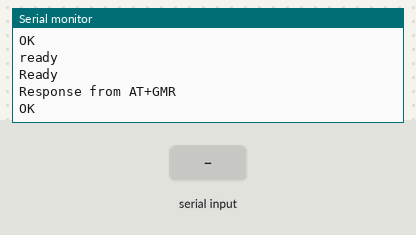
This sketch was run on a simulated Arduino Mega 2560, built with avr-gcc and run on an emulated ATmega2560. Shown: the last lines printed to the serial monitor. Inputs (shaded band) come from the test bench. The modem accepts every AT command (registered, SIM ready, sends succeed) and sends nothing else.

Above: at 5.2 s.
5.3 s: "1\n" received over Serial
At 6.0 s:
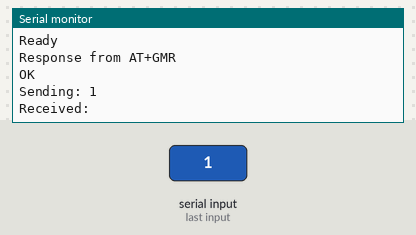
6.8 s: "1\n" received over the second serial link
At 8.0 s:
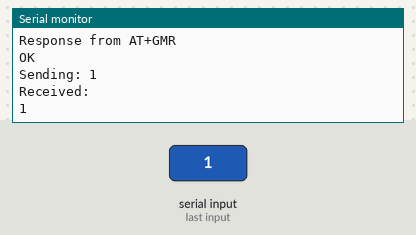
8.3 s: byte 10 ('\n') received over Serial
At 9.5 s:
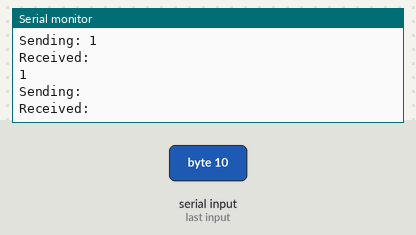
9.8 s: "0\n" received over Serial
At 11.0 s:
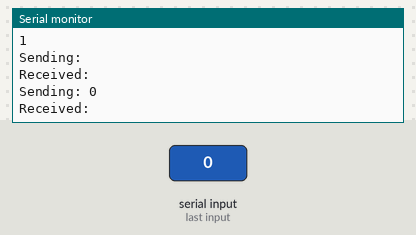
11.3 s: "0\n" received over the second serial link
At 11.7 s:
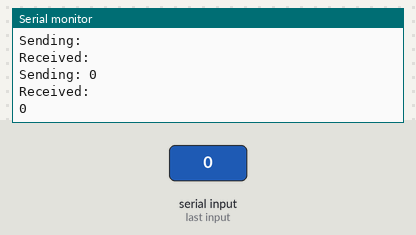

Measured:
- after the input at 5.3 s, the serial monitor: prints a new line at once (image 1)
- after the input at 6.8 s, the serial monitor: prints a new line at once (image 2)
- after the input at 8.3 s, the serial monitor: prints a new line at once (image 3)
- after the input at 9.8 s, the serial monitor: prints a new line after 0.50 s (image 4)
- after the input at 11.3 s, the serial monitor: prints a new line at once (image 5)

The sketch:

ESP8266_AT_Tester.ino
```cpp
/*
 * Author: Mike Henry 10/28/2020
 * Program for testing AT commands with a Arduino connected to a ESP WiFI
 * board.
 * Use Serial Monitor to send AT commands and see results.
 */

int i=0;
char rx_string[500];

void setup() {

  rx_string[0]=0;

  Serial.begin(115200);                 // key element: enable serial to see program action in serial monitor
  Serial3.begin(115200);                // key element: enable serial3; printing to Serial3 sends information directly to ESP8266

  Serial.println("Serial Talk back to Arduino.");

  Serial3.println("AT+RST");          // if needed, Enable this AT command line to reset the module;
  display_serial(2000);

  Serial3.println("AT+GMR");
  Serial.println("Response from AT+GMR");
  display_serial(2000);

}

void loop() {
char rx_byte = 0;

if (Serial.available() > 0) {    // is a character available?
    rx_byte = Serial.read();       // get the character
    rx_string[i] = rx_byte;
    i++;
    if( rx_byte == '\n' ){
       rx_string[i-1] = 0;
       Serial.print("Sending: ");
       Serial.println(rx_string);
       Serial3.println(rx_string);
       Serial.println("Received: ");
       display_serial(2000);
       i=0;
       rx_string[i] = 0;
    }
   }
}

void display_serial(int wait_time){
    long t=millis();
    char c;
    while (t+wait_time>millis()){
      if (Serial3.available()){
        c=Serial3.read();
        Serial.print(c);
      }
    }
}
```
